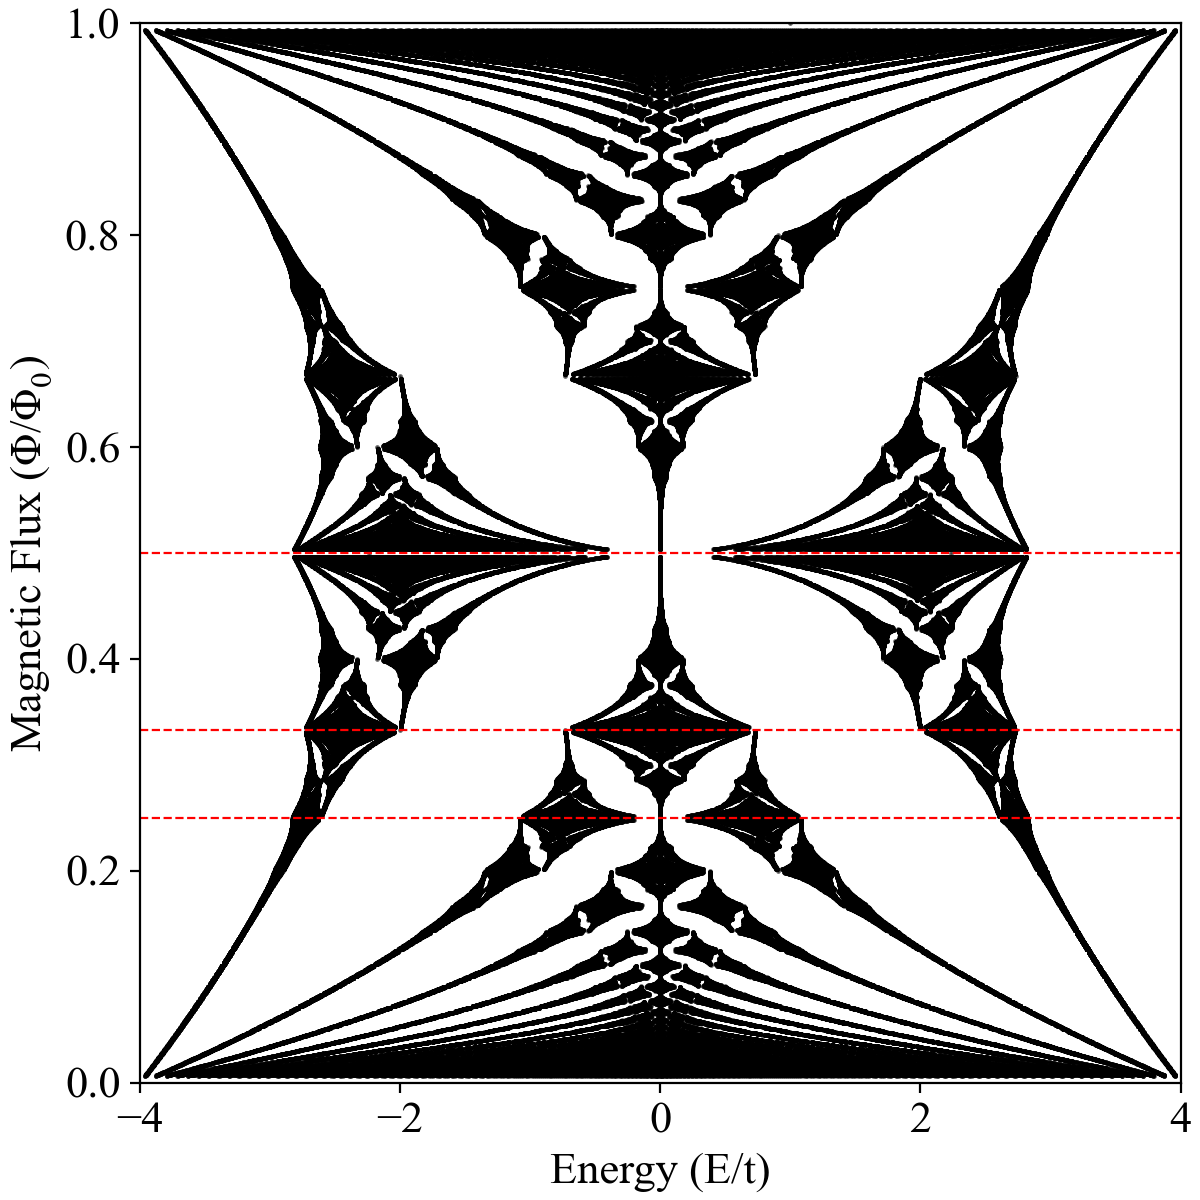

Write Python code to recreate this figure.
from math import gcd

import matplotlib.pyplot as plt
import numpy as np


def get_hofstadter_eigenvalues(p, q):
    """
    Constructs the Harper-Hofstadter Hamiltonian matrix for a given flux p/q
    and returns its eigenvalues.
    """
    # 1. Initialize a q x q matrix with zeros
    # The matrix size is determined by the denominator q
    H = np.zeros((q, q))

    # 2. Fill the Hamiltonian matrix
    for n in range(q):
        # Diagonal elements: On-site energy term
        # E = 2 * cos(2 * pi * alpha * n)
        H[n, n] = 2 * np.cos(2 * np.pi * (p / q) * n)

        # Off-diagonal elements: Hopping terms (nearest neighbor interaction)
        # We set the hopping amplitude t = 1
        if n < q - 1:
            H[n, n + 1] = 1
            H[n + 1, n] = 1

    # 3. Apply Periodic Boundary Conditions (PBC)
    # This connects the last site back to the first site (wrapping around)
    H[0, q - 1] = 1
    H[q - 1, 0] = 1

    # 4. Calculate Eigenvalues
    # We use eigh because the matrix is Hermitian (symmetric)
    eigenvalues = np.linalg.eigvalsh(H)

    return eigenvalues


# --- Main Data Generation Loop ---

# Setup lists to hold our plotting data
x_data = []  # Will hold the Flux (p/q)
y_data = []  # Will hold the Energy Eigenvalues

# Resolution: higher max_q = more detailed fractal, but slower calculation.
max_q = 150

print(f"Calculating Hofstadter Butterfly for denominators up to q={max_q}...")

# Iterate through denominators (q)
for q in range(1, max_q + 1):
    # Iterate through numerators (p)
    for p in range(1, q + 1):
        # Optimization: Only calculate for irreducible fractions.
        # e.g., 2/4 is the same physical system as 1/2.
        if gcd(p, q) == 1:
            # Get the energies for this specific magnetic flux
            energies = get_hofstadter_eigenvalues(p, q)

            # Store data for plotting
            # We append the flux (p/q) for *every* energy eigenvalue found
            for energy in energies:
                x_data.append(p / q)
                y_data.append(energy)

print("Calculation complete. Generating plot...")

# --- Visualization ---

plt.figure()
plt.xlabel("Energy (E/t)")
plt.ylabel("Magnetic Flux ($\\Phi / \\Phi_0$)")
plt.xlim(-4, 4)
plt.ylim(0, 1)

# Use a scatter plot with small markers (s) to see the fractal structure
plt.scatter(y_data, x_data, s=0.5, c="black", alpha=0.6)
plt.axhline(0.5, color="red", linestyle="--", linewidth=0.8)
plt.axhline(1 / 3, color="red", linestyle="--", linewidth=0.8)
plt.axhline(1 / 4, color="red", linestyle="--", linewidth=0.8)

# plt.grid(True, alpha=0.3)
plt.savefig("hofstadter_butterfly.png")
